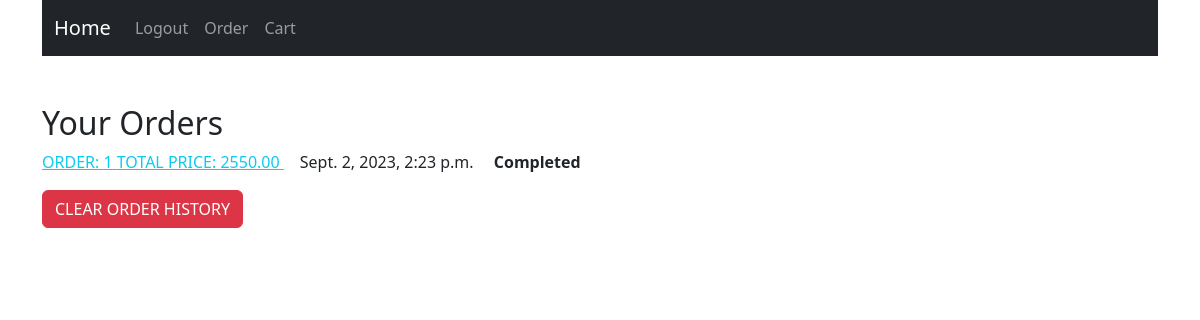
The app's page /order/view_order/ (signed in) with its own data.
### order/models.py (models this page shows, shortened)
class Order(models.Model):
    CustomUser = models.ForeignKey(CustomUser, on_delete=models.CASCADE)
    created_at = models.DateTimeField(auto_now_add=True)
    total_price = models.DecimalField(
        max_digits=10, decimal_places=2, default=0)
    status = models.CharField(
        max_length=10, choices=[(status.value, status.name) for status in status_options], default='Ordered')

### order/views.py (the view)
# urls.py: path('view_order/', views.view_order, name='view_order'),
def view_order(request):
    user = request.user
    orders = Order.objects.filter(CustomUser=user)
    for order in orders:
        order_items = OrderItem.objects.filter(order_id=order.id)
        order.order_items = order_items
    return render(request, 'order/order.html', {'orders': orders})

### order/templates/order/order.html
{% extends "./layout/base.html" %} {% block content %}
<div class="my-5">
  <h2>Your Orders</h2>
  {% for order in orders %}
  <a class="text-info" href="{% url 'order:order_details' order.id %}">
    <span>ORDER: {{order.id}}</span>
    <span>TOTAL PRICE: {{order.total_price}}</span>
  </a>
  <span class="m-lg-3">{{order.created_at}}</span>
  <span class="fw-bold">{{order.status}}</span>
  {% endfor %} {% if orders|length > 0%}
  <br />
  <a href="{% url 'order:clear_orders' %}" class="btn btn-danger mt-3"
    >CLEAR ORDER HISTORY</a
  >
  {% else %}
  <p class="text-secondary">No orders in our History</p>
  {% endif %}
</div>
{% endblock content %}

### records on screen
Order: id "1", total_price "2550.00", created_at "Sept. 2, 2023, 2:23 p.m.", status "Completed"
